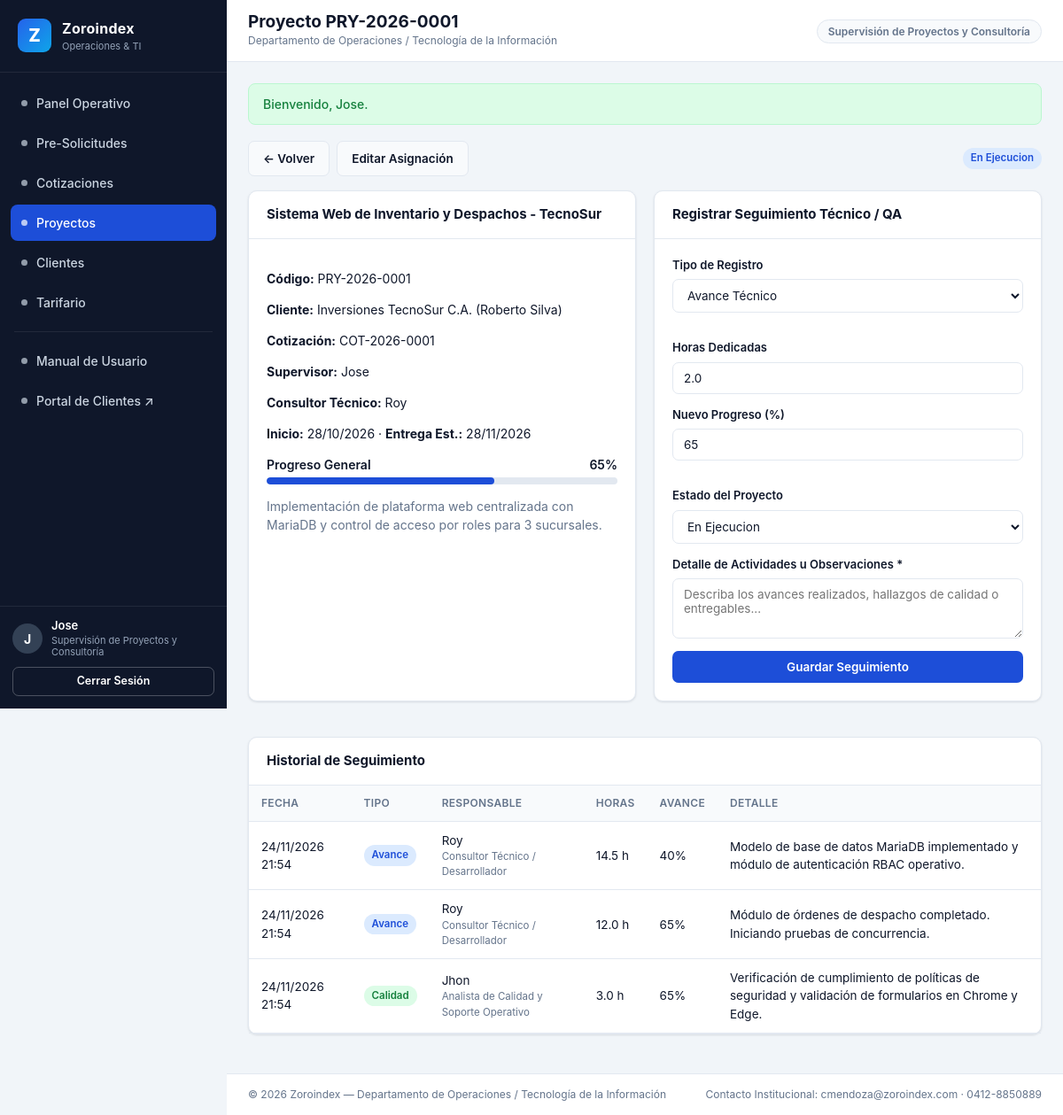
/proyecto_ver.php?id=1 (signed in), run on the app's committed database.
### tables this page shows
CREATE TABLE `proyectos` (
  `id` INT UNSIGNED NOT NULL AUTO_INCREMENT,
  `codigo` VARCHAR(30) NOT NULL,
  `cotizacion_id` INT UNSIGNED DEFAULT NULL,
  `cliente_id` INT UNSIGNED NOT NULL,
  `supervisor_id` INT UNSIGNED NOT NULL,
  `consultor_id` INT UNSIGNED DEFAULT NULL,
  `nombre_proyecto` VARCHAR(160) NOT NULL,
  `descripcion` TEXT DEFAULT NULL,
  `fecha_inicio` DATE DEFAULT NULL,
  `fecha_entrega_est` DATE DEFAULT NULL,
  `progreso` TINYINT UNSIGNED NOT NULL DEFAULT 0,
  `estado` ENUM('Planificado','En Ejecucion','En Pruebas','Entregado','Pausado') NOT NULL DEFAULT 'Planificado',
  `creado_en` DATETIME NOT NULL DEFAULT CURRENT_TIMESTAMP,
  `actualizado_en` DATETIME NOT NULL DEFAULT CURRENT_TIMESTAMP ON UPDATE CURRENT_TIMESTAMP,
  PRIMARY KEY (`id`),
  UNIQUE KEY `uk_proyectos_codigo` (`codigo`),
  KEY `idx_pry_cliente` (`cliente_id`),
  KEY `idx_pry_consultor` (`consultor_id`),
  KEY `idx_pry_estado` (`estado`),
  CONSTRAINT `fk_pry_cot` FOREIGN KEY (`cotizacion_id`) REFERENCES `cotizaciones` (`id`) ON DELETE SET NULL ON UPDATE CASCADE,
  CONSTRAINT `fk_pry_cliente` FOREIGN KEY (`cliente_id`) REFERENCES `clientes` (`id`) ON UPDATE CASCADE,
  CONSTRAINT `fk_pry_supervisor` FOREIGN KEY (`supervisor_id`) REFERENCES `usuarios` (`id`) ON UPDATE CASCADE,
  CONSTRAINT `fk_pry_consultor` FOREIGN KEY (`consultor_id`) REFERENCES `usuarios` (`id`) ON DELETE SET NULL ON UPDATE CASCADE
);

CREATE TABLE `usuarios` (
  `id` INT UNSIGNED NOT NULL AUTO_INCREMENT,
  `rol_id` INT UNSIGNED NOT NULL,
  `nombre_completo` VARCHAR(120) NOT NULL,
  `usuario` VARCHAR(60) NOT NULL,
  `correo` VARCHAR(120) NOT NULL,
  `telefono` VARCHAR(30) DEFAULT NULL,
  `password_hash` VARCHAR(255) NOT NULL,
  `activo` TINYINT(1) NOT NULL DEFAULT 1,
  `ultimo_acceso` DATETIME DEFAULT NULL,
  `creado_en` DATETIME NOT NULL DEFAULT CURRENT_TIMESTAMP,
  PRIMARY KEY (`id`),
  UNIQUE KEY `uk_usuarios_usuario` (`usuario`),
  UNIQUE KEY `uk_usuarios_correo` (`correo`),
  KEY `idx_usuarios_rol` (`rol_id`),
  CONSTRAINT `fk_usuarios_rol` FOREIGN KEY (`rol_id`) REFERENCES `roles` (`id`) ON UPDATE CASCADE
);

CREATE TABLE `clientes` (
  `id` INT UNSIGNED NOT NULL AUTO_INCREMENT,
  `razon_social` VARCHAR(150) NOT NULL,
  `documento_rif` VARCHAR(30) NOT NULL,
  `contacto_principal` VARCHAR(120) NOT NULL,
  `correo` VARCHAR(120) NOT NULL,
  `telefono` VARCHAR(30) NOT NULL,
  `direccion` VARCHAR(255) DEFAULT NULL,
  `sector` VARCHAR(80) DEFAULT NULL,
  `activo` TINYINT(1) NOT NULL DEFAULT 1,
  `creado_en` DATETIME NOT NULL DEFAULT CURRENT_TIMESTAMP,
  PRIMARY KEY (`id`),
  UNIQUE KEY `uk_clientes_rif` (`documento_rif`),
  KEY `idx_clientes_correo` (`correo`)
);

CREATE TABLE `cotizaciones` (
  `id` INT UNSIGNED NOT NULL AUTO_INCREMENT,
  `codigo` VARCHAR(30) NOT NULL,
  `presolicitud_id` INT UNSIGNED DEFAULT NULL,
  `cliente_id` INT UNSIGNED NOT NULL,
  `elaborado_por_id` INT UNSIGNED NOT NULL,
  `aprobado_por_id` INT UNSIGNED DEFAULT NULL,
  `fecha_emision` DATE NOT NULL,
  `vigencia_dias` INT UNSIGNED NOT NULL DEFAULT 15,
  `subtotal` DECIMAL(12,2) NOT NULL DEFAULT 0.00,
  `iva_porcentaje` DECIMAL(5,2) NOT NULL DEFAULT 16.00,
  `iva_monto` DECIMAL(12,2) NOT NULL DEFAULT 0.00,
  `total` DECIMAL(12,2) NOT NULL DEFAULT 0.00,
  `estado` ENUM('Borrador','Enviada','Aprobada','Rechazada','Vencida') NOT NULL DEFAULT 'Borrador',
  `condiciones` TEXT DEFAULT NULL,
  `creado_en` DATETIME NOT NULL DEFAULT CURRENT_TIMESTAMP,
  `actualizado_en` DATETIME NOT NULL DEFAULT CURRENT_TIMESTAMP ON UPDATE CURRENT_TIMESTAMP,
  PRIMARY KEY (`id`),
  UNIQUE KEY `uk_cotizaciones_codigo` (`codigo`),
  KEY `idx_cot_presol` (`presolicitud_id`),
  KEY `idx_cot_cliente` (`cliente_id`),
  KEY `idx_cot_estado` (`estado`),
  CONSTRAINT `fk_cot_presol` FOREIGN KEY (`presolicitud_id`) REFERENCES `presolicitudes` (`id`) ON DELETE SET NULL ON UPDATE CASCADE,
  CONSTRAINT `fk_cot_cliente` FOREIGN KEY (`cliente_id`) REFERENCES `clientes` (`id`) ON UPDATE CASCADE,
  CONSTRAINT `fk_cot_elaborado` FOREIGN KEY (`elaborado_por_id`) REFERENCES `usuarios` (`id`) ON UPDATE CASCADE,
  CONSTRAINT `fk_cot_aprobado` FOREIGN KEY (`aprobado_por_id`) REFERENCES `usuarios` (`id`) ON DELETE SET NULL ON UPDATE CASCADE
);

CREATE TABLE `proyecto_seguimientos` (
  `id` INT UNSIGNED NOT NULL AUTO_INCREMENT,
  `proyecto_id` INT UNSIGNED NOT NULL,
  `usuario_id` INT UNSIGNED NOT NULL,
  `tipo` ENUM('Avance','Calidad','Incidencia','Entrega') NOT NULL DEFAULT 'Avance',
  `horas_registradas` DECIMAL(6,2) NOT NULL DEFAULT 0.00,
  `porcentaje_reportado` TINYINT UNSIGNED NOT NULL DEFAULT 0,
  `comentario` TEXT NOT NULL,
  `creado_en` DATETIME NOT NULL DEFAULT CURRENT_TIMESTAMP,
  PRIMARY KEY (`id`),
  KEY `idx_seg_proyecto` (`proyecto_id`),
  CONSTRAINT `fk_seg_proyecto` FOREIGN KEY (`proyecto_id`) REFERENCES `proyectos` (`id`) ON DELETE CASCADE ON UPDATE CASCADE,
  CONSTRAINT `fk_seg_usuario` FOREIGN KEY (`usuario_id`) REFERENCES `usuarios` (`id`) ON UPDATE CASCADE
);

CREATE TABLE `roles` (
  `id` INT UNSIGNED NOT NULL AUTO_INCREMENT,
  `codigo` VARCHAR(40) NOT NULL,
  `nombre` VARCHAR(100) NOT NULL,
  `descripcion` VARCHAR(255) DEFAULT NULL,
  PRIMARY KEY (`id`),
  UNIQUE KEY `uk_roles_codigo` (`codigo`)
);

### proyecto_ver.php (the view, shortened to what the rows shown need)
<?php
require_once __DIR__ . '/includes/layout.php';
$pdo = db();
$id = isset($_GET['id']) ? (int)$_GET['id'] : 0;
$stmt = $pdo->prepare(
    'SELECT pr.*, c.razon_social, c.contacto_principal, c.correo,
            cot.codigo AS cot_codigo,
            us.nombre_completo AS supervisor_nombre,
            uc.nombre_completo AS consultor_nombre
     FROM proyectos pr
     INNER JOIN clientes c ON c.id = pr.cliente_id
     LEFT JOIN cotizaciones cot ON cot.id = pr.cotizacion_id
     INNER JOIN usuarios us ON us.id = pr.supervisor_id
     LEFT JOIN usuarios uc ON uc.id = pr.consultor_id
     WHERE pr.id = ? LIMIT 1'
);
$stmt->execute([$id]);
$pry = $stmt->fetch();
$canTrack = has_permission('proyectos.track') || has_permission('proyectos.qa');
$segStmt = $pdo->prepare(
    'SELECT s.*, u.nombre_completo, r.nombre AS rol_nombre
     FROM proyecto_seguimientos s
     INNER JOIN usuarios u ON u.id = s.usuario_id
     INNER JOIN roles r ON r.id = u.rol_id
     WHERE s.proyecto_id = ?
     ORDER BY s.creado_en DESC'
);
$segStmt->execute([$id]);
$seguimientos = $segStmt->fetchAll();
render_header('Proyecto ' . $pry['codigo'], 'proyectos');
?>
<div class="toolbar">
    <div class="flex-gap">
        <a href="proyectos.php" class="btn btn-secondary">&larr; Volver</a>
        <?php if (has_permission('proyectos.manage')): ?>
            <a href="proyecto_form.php?id=<?= (int)$pry['id'] ?>" class="btn btn-secondary">Editar Asignación</a>
        <?php endif; ?>
    </div>
    <span class="badge <?= e(badge_class($pry['estado'])) ?>"><?= e($pry['estado']) ?></span>
</div>
<div class="grid-2">
    <section class="card">
        <div class="card-header">
            <h2 class="card-title"><?= e($pry['nombre_proyecto']) ?></h2>
        </div>
        <div class="card-body">
            <p><strong>Código:</strong> <?= e($pry['codigo']) ?></p>
            <p><strong>Cliente:</strong> <?= e($pry['razon_social']) ?> (<?= e($pry['contacto_principal']) ?>)</p>
            <p><strong>Cotización:</strong> <?= e($pry['cot_codigo'] ?? 'Sin vínculo') ?></p>
            <p><strong>Supervisor:</strong> <?= e($pry['supervisor_nombre']) ?></p>
            <p><strong>Consultor Técnico:</strong> <?= e($pry['consultor_nombre'] ?? 'Sin asignar') ?></p>
            <p><strong>Inicio:</strong> <?= e(format_date($pry['fecha_inicio'])) ?> &middot; <strong>Entrega Est.:</strong> <?= e(format_date($pry['fecha_entrega_est'])) ?></p>
            <div style="margin:14px 0;">
                <div style="display:flex;justify-content:space-between;font-weight:600;margin-bottom:4px;">
                    <span>Progreso General</span>
                    <span><?= (int)$pry['progreso'] ?>%</span>
                </div>
                <div class="progress-bar"><div class="progress-fill" style="width:<?= (int)$pry['progreso'] ?>%"></div></div>
            </div>
            <?php if (!empty($pry['descripcion'])): ?>
                <p class="text-muted"><?= nl2br(e($pry['descripcion'])) ?></p>
            <?php endif; ?>
        </div>
    </section>
    <?php if ($canTrack): ?>
        <section class="card">
            <div class="card-header">
                <h2 class="card-title">Registrar Seguimiento Técnico / QA</h2>
            </div>
            <div class="card-body">
                <form method="post">
                    <div class="form-grid">
                        <div class="form-group">
                            <label for="tipo">Tipo de Registro</label>
                            <select id="tipo" name="tipo">
                                <option value="Avance">Avance Técnico</option>
                            </select>
                        </div>
                        <div class="form-group">
                            <label for="horas_registradas">Horas Dedicadas</label>
                            <input type="number" step="0.5" min="0" id="horas_registradas" name="horas_registradas" value="2.0">
                        </div>
                    </div>
                    <div class="form-grid">
                        <div class="form-group">
                            <label for="porcentaje_reportado">Nuevo Progreso (%)</label>
                            <input type="number" min="0" max="100" id="porcentaje_reportado" name="porcentaje_reportado" value="<?= (int)$pry['progreso'] ?>">
                        </div>
                        <div class="form-group">
                            <label for="nuevo_estado">Estado del Proyecto</label>
                            <select id="nuevo_estado" name="nuevo_estado">
                                <?php foreach (['Planificado','En Ejecucion','En Pruebas','Entregado','Pausado'] as $est): ?>
                                    <option value="<?= e($est) ?>" <?= $pry['estado'] === $est ? 'selected' : '' ?>><?= e($est) ?></option>
                                <?php endforeach; ?>
                            </select>
                        </div>
                    </div>
                    <div class="form-group">
                        <label for="comentario">Detalle de Actividades u Observaciones *</label>
                        <textarea id="comentario" name="comentario" rows="3" required placeholder="Describa los avances realizados, hallazgos de calidad o entregables..."></textarea>
                    </div>
                    <button type="submit" class="btn btn-primary btn-block">Guardar Seguimiento</button>
                </form>
            </div>
        </section>
    <?php endif; ?>
</div>
<section class="card">
    <div class="card-header">
        <h2 class="card-title">Historial de Seguimiento</h2>
    </div>
    <div class="table-responsive">
        <table>
            <thead>
                <tr>
                    <th>Fecha</th>
                    <th>Tipo</th>
                    <th>Responsable</th>
                    <th>Horas</th>
                    <th>Avance</th>
                    <th>Detalle</th>
                </tr>
            </thead>
            <tbody>
                <?php if (!$seguimientos): ?>
                    <tr><td colspan="6" class="text-muted">Aún no se han registrado seguimientos en este proyecto.</td></tr>
                <?php else: ?>
                    <?php foreach ($seguimientos as $seg): ?>
                        <tr>
                            <td><?= e(format_datetime($seg['creado_en'])) ?></td>
                            <td><span class="badge <?= e(badge_class($seg['tipo'])) ?>"><?= e($seg['tipo']) ?></span></td>
                            <td>
                                <div><?= e($seg['nombre_completo']) ?></div>
                                <div class="text-muted" style="font-size:11.5px;"><?= e($seg['rol_nombre']) ?></div>
                            </td>
                            <td><?= number_format((float)$seg['horas_registradas'], 1) ?> h</td>
                            <td><?= (int)$seg['porcentaje_reportado'] ?>%</td>
                            <td><?= nl2br(e($seg['comentario'])) ?></td>
                        </tr>
                    <?php endforeach; ?>
                <?php endif; ?>
            </tbody>
        </table>
    </div>
</section>
<?php render_footer(); ?>

### includes/layout.php (shortened to what the rows shown need)
<?php
require_once __DIR__ . '/auth.php';
require_once __DIR__ . '/helpers.php';
function render_header(string $title, string $activeNav = 'dashboard'): void
{
    $user = require_login();
    ?>
<!DOCTYPE html>
<html lang="es">
<head>
    <link rel="stylesheet" href="assets/css/app.css">
</head>
<body>
<div class="app-shell">
    <aside class="sidebar" id="sidebar">
        <div class="sidebar-footer">
            <div class="user-card">
                <div class="user-avatar"><?= e(strtoupper(substr($user['nombre_completo'], 0, 1))) ?></div>
                <div class="user-meta">
                    <div class="user-name"><?= e($user['nombre_completo']) ?></div>
                    <div class="user-role"><?= e($user['rol_nombre']) ?></div>
                </div>
            </div>
        </div>
    </aside>
    <div class="main-wrapper">
        <header class="topbar">
            <div class="topbar-left">
                <div>
                    <h1 class="page-title"><?= e($title) ?></h1>
                </div>
            </div>
        </header>
        <main class="main-content">
    <?php
}
function render_footer(): void
{
    ?>
        </main>
    </div>
</div>
</body>
</html>
    <?php
}

### data on the page
proyectos: supervisor.nombre_completo "J", supervisor.nombre_completo "Jose", estado "En Ejecucion", nombre_proyecto "Sistema Web de Inventario y Despachos - TecnoSur", codigo "PRY-2026-0001", cliente.razon_social "Inversiones TecnoSur C.A.", cliente.contacto_principal "Roberto Silva", cotizacion.codigo "COT-2026-0001", consultor.nombre_completo "Roy", fecha_inicio "28/10/2026", fecha_entrega_est "28/11/2026", progreso "65", descripcion "Implementación de plataforma web centralizada con MariaDB y control de acceso por roles para 3 sucursales.", porcentaje_reportado "65"
proyecto_seguimientos: creado_en "24/11/2026 21:54", tipo "Avance", usuario.nombre_completo "Roy", roles.nombre "Consultor Técnico / Desarrollador", horas_registradas "14.5", porcentaje_reportado "40", comentario "Modelo de base de datos MariaDB implementado y módulo de autenticación RBAC operativo."
proyecto_seguimientos: creado_en "24/11/2026 21:54", tipo "Avance", usuario.nombre_completo "Roy", roles.nombre "Consultor Técnico / Desarrollador", horas_registradas "12.0", porcentaje_reportado "65", comentario "Módulo de órdenes de despacho completado. Iniciando pruebas de concurrencia."
proyecto_seguimientos: creado_en "24/11/2026 21:54", tipo "Calidad", usuario.nombre_completo "Jhon", roles.nombre "Analista de Calidad y Soporte Operativo", horas_registradas "3.0", porcentaje_reportado "65", comentario "Verificación de cumplimiento de políticas de seguridad y validación de formularios en Chrome y Edge."

### other printed values
APP_ORG "Zoroindex"
$item['label'] "Panel Operativo"
$item['label'] "Pre-Solicitudes"
$item['label'] "Cotizaciones"
$item['label'] "Proyectos"
$item['label'] "Clientes"
$item['label'] "Tarifario"
$user['rol_nombre'] "Supervisión de Proyectos y Consultoría"
$title "Proyecto PRY-2026-0001"
APP_DEPT "Departamento de Operaciones / Tecnología de la Información"
$flash['message'] "Bienvenido, Jose."
APP_CONTACT_EMAIL "cmendoza@zoroindex.com"
APP_CONTACT_PHONE "0412-8850889"
form field nuevo_estado "En Ejecucion"
